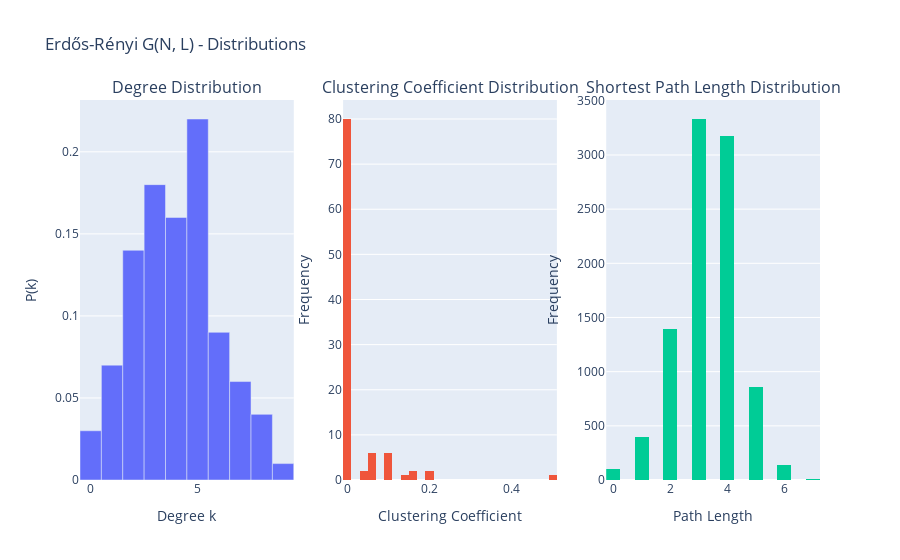
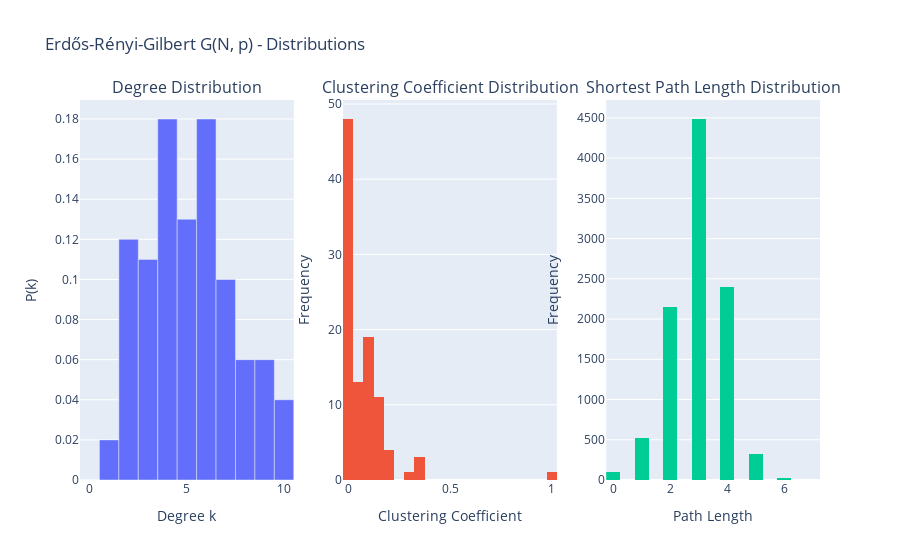
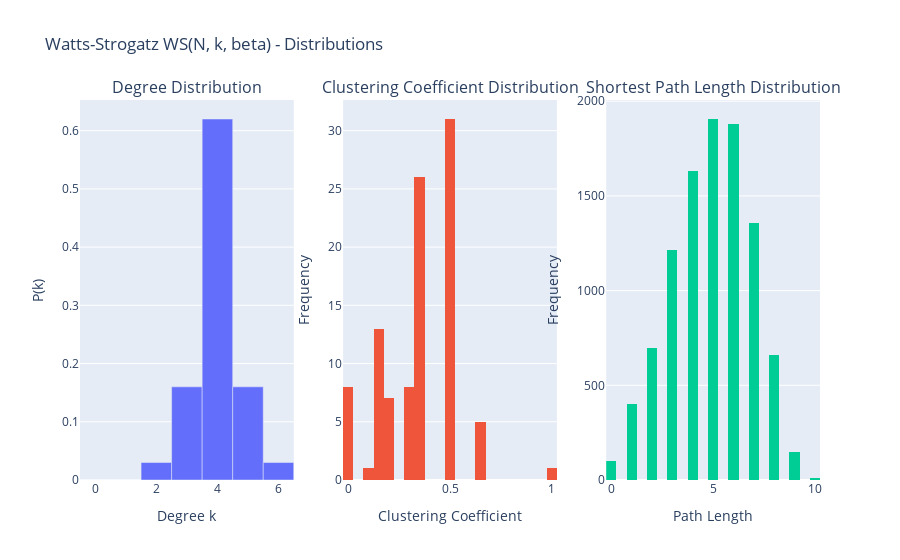

The notebook cell these images were saved under, in order:
### Markdown cell above
# Task 3

### Code cell
N = 100  # Number of nodes
L = 200  # Number of edges for Erdős-Rényi model G(N, L)
p = 0.05  # Probability for Erdős-Rényi-Gilbert model G(N, p)
k = 4  # Each node is connected to k nearest neighbors in ring topology for Watts-Strogatz model
beta = 0.1  # Rewiring probability for Watts-Strogatz model

G_gnl = erdos_renyi_gnl(N, L)
G_gnp = erdos_renyi_gnp(N, p)
G_ws = watts_strogatz(N, k, beta)

# Erdős-Rényi model
pk_gnl, avg_degree_gnl = degree_distribution(G_gnl)
clustering_values_gnl, avg_clustering_gnl = clustering_coefficients(G_gnl)
all_lengths_gnl, diameter_gnl, avg_path_length_gnl = shortest_paths(G_gnl)
print(f"Erdős-Rényi G(N, L) - Average Degree <k>: {avg_degree_gnl}")
print(f"Erdős-Rényi G(N, L) - Average Clustering Coefficient: {avg_clustering_gnl}")
print(f"Erdős-Rényi G(N, L) - Diameter: {diameter_gnl}")
print(f"Erdős-Rényi G(N, L) - Average Path Length: {avg_path_length_gnl}")
plot_distributions(pk_gnl, clustering_values_gnl, all_lengths_gnl, "Erdős-Rényi G(N, L)")

# Erdős-Rényi-Gilbert model
pk_gnp, avg_degree_gnp = degree_distribution(G_gnp)
clustering_values_gnp, avg_clustering_gnp = clustering_coefficients(G_gnp)
all_lengths_gnp, diameter_gnp, avg_path_length_gnp = shortest_paths(G_gnp)
print(f"Erdős-Rényi-Gilbert G(N, p) - Average Degree <k>: {avg_degree_gnp}")
print(f"Erdős-Rényi-Gilbert G(N, p) - Average Clustering Coefficient: {avg_clustering_gnp}")
print(f"Erdős-Rényi-Gilbert G(N, p) - Diameter: {diameter_gnp}")
print(f"Erdős-Rényi-Gilbert G(N, p) - Average Path Length: {avg_path_length_gnp}")
plot_distributions(pk_gnp, clustering_values_gnp, all_lengths_gnp, "Erdős-Rényi-Gilbert G(N, p)")

# Watts-Strogatz model
pk_ws, avg_degree_ws = degree_distribution(G_ws)
clustering_values_ws, avg_clustering_ws = clustering_coefficients(G_ws)
all_lengths_ws, diameter_ws, avg_path_length_ws = shortest_paths(G_ws)
print(f"Watts-Strogatz WS(N, k, beta) - Average Degree <k>: {avg_degree_ws}")
print(f"Watts-Strogatz WS(N, k, beta) - Average Clustering Coefficient: {avg_clustering_ws}")
print(f"Watts-Strogatz WS(N, k, beta) - Diameter: {diameter_ws}")
print(f"Watts-Strogatz WS(N, k, beta) - Average Path Length: {avg_path_length_ws}")
plot_distributions(pk_ws, clustering_values_ws, all_lengths_ws, "Watts-Strogatz WS(N, k, beta)")

### Figure 1 — Plotly figure (JSON) as saved in the notebook; plotly's stock layout.template omitted (floating-point values rounded to 4 significant figures; data arrays with more than 128 entries replaced by an {"elided": "..."} marker saying what was removed)
{"data": [{"type": "bar", "x": [0, 1, 2, 3, 4, 5, 6, 7, 8, 9], "xaxis": "x", "y": [0.03, 0.07, 0.14, 0.18, 0.16, 0.22, 0.09, 0.06, 0.04, 0.01], "yaxis": "y"}, {"nbinsx": 30, "type": "histogram", "x": [0, 0, 0.06667, 0, 0, 0.5, 0.06667, 0, 0, 0, 0, 0, 0.1667, 0, 0, 0, 0, 0, 0, 0, 0, 0, 0, 0, 0.1, 0.06667, 0.1, 0, 0.1333, 0.04762, 0, 0, 0, 0, 0, 0.06667, 0, 0, 0, 0.2, 0, 0, 0, 0.1667, 0, 0, 0, 0, 0, 0, 0, 0, 0, 0, 0, 0, 0, 0, 0, 0, 0, 0.1, 0, 0, 0, 0, 0, 0.09524, 0, 0, 0, 0.2, 0, 0, 0, 0, 0.1, 0, 0, 0, 0, 0, 0, 0.1, 0, 0, 0, 0.03571, 0, 0, 0, 0.05556, 0, 0, 0, 0, 0.06667, 0, 0, 0], "xaxis": "x2", "yaxis": "y2"}, {"nbinsx": 30, "type": "histogram", "x": {"elided": "9412 int values"}, "xaxis": "x3", "yaxis": "y3"}], "layout": {"annotations": [{"font": {"size": 16}, "showarrow": false, "text": "Degree Distribution", "x": 0.1444, "xanchor": "center", "xref": "paper", "y": 1, "yanchor": "bottom", "yref": "paper"}, {"font": {"size": 16}, "showarrow": false, "text": "Clustering Coefficient Distribution", "x": 0.5, "xanchor": "center", "xref": "paper", "y": 1, "yanchor": "bottom", "yref": "paper"}, {"font": {"size": 16}, "showarrow": false, "text": "Shortest Path Length Distribution", "x": 0.8556, "xanchor": "center", "xref": "paper", "y": 1, "yanchor": "bottom", "yref": "paper"}], "showlegend": false, "title": {"text": "Erdős-Rényi G(N, L) - Distributions"}, "xaxis": {"anchor": "y", "domain": [0, 0.2889], "title": {"text": "Degree k"}}, "xaxis2": {"anchor": "y2", "domain": [0.3556, 0.6444], "title": {"text": "Clustering Coefficient"}}, "xaxis3": {"anchor": "y3", "domain": [0.7111, 1], "title": {"text": "Path Length"}}, "yaxis": {"anchor": "x", "domain": [0, 1], "title": {"text": "P(k)"}}, "yaxis2": {"anchor": "x2", "domain": [0, 1], "title": {"text": "Frequency"}}, "yaxis3": {"anchor": "x3", "domain": [0, 1], "title": {"text": "Frequency"}}}}

### Figure 2 — Plotly figure (JSON) as saved in the notebook; plotly's stock layout.template omitted (floating-point values rounded to 4 significant figures; data arrays with more than 128 entries replaced by an {"elided": "..."} marker saying what was removed)
{"data": [{"type": "bar", "x": [0, 1, 2, 3, 4, 5, 6, 7, 8, 9, 10], "xaxis": "x", "y": [0, 0.02, 0.12, 0.11, 0.18, 0.13, 0.18, 0.1, 0.06, 0.06, 0.04], "yaxis": "y"}, {"nbinsx": 30, "type": "histogram", "x": [0, 0.1111, 0.1, 0, 0, 0, 0, 0, 0, 0.1, 0, 0.2, 0.08333, 0.1333, 0.1, 0.1, 0, 0, 0, 0.09524, 0, 0.06667, 0, 0, 0.1, 0.3, 0.03571, 0.1, 0, 0, 0.06667, 0.05556, 0.09524, 0.1333, 0, 0, 0, 0.05556, 0.1, 0.3333, 1, 0.3333, 0.02222, 0.1071, 0.09524, 0.1333, 0, 0, 0.1333, 0, 0, 0.1667, 0.04762, 0, 0.06667, 0.1333, 0.1429, 0, 0.08333, 0.1333, 0, 0.1333, 0.09524, 0.1786, 0.3333, 0, 0, 0, 0, 0, 0, 0.1071, 0, 0.04762, 0.05556, 0, 0.1, 0.2, 0.04444, 0, 0, 0, 0.04444, 0.04762, 0, 0.1071, 0, 0, 0.09524, 0.1667, 0, 0.2, 0, 0, 0.1667, 0, 0, 0, 0.04444, 0], "xaxis": "x2", "yaxis": "y2"}, {"nbinsx": 30, "type": "histogram", "x": {"elided": "10000 int values"}, "xaxis": "x3", "yaxis": "y3"}], "layout": {"annotations": [{"font": {"size": 16}, "showarrow": false, "text": "Degree Distribution", "x": 0.1444, "xanchor": "center", "xref": "paper", "y": 1, "yanchor": "bottom", "yref": "paper"}, {"font": {"size": 16}, "showarrow": false, "text": "Clustering Coefficient Distribution", "x": 0.5, "xanchor": "center", "xref": "paper", "y": 1, "yanchor": "bottom", "yref": "paper"}, {"font": {"size": 16}, "showarrow": false, "text": "Shortest Path Length Distribution", "x": 0.8556, "xanchor": "center", "xref": "paper", "y": 1, "yanchor": "bottom", "yref": "paper"}], "showlegend": false, "title": {"text": "Erdős-Rényi-Gilbert G(N, p) - Distributions"}, "xaxis": {"anchor": "y", "domain": [0, 0.2889], "title": {"text": "Degree k"}}, "xaxis2": {"anchor": "y2", "domain": [0.3556, 0.6444], "title": {"text": "Clustering Coefficient"}}, "xaxis3": {"anchor": "y3", "domain": [0.7111, 1], "title": {"text": "Path Length"}}, "yaxis": {"anchor": "x", "domain": [0, 1], "title": {"text": "P(k)"}}, "yaxis2": {"anchor": "x2", "domain": [0, 1], "title": {"text": "Frequency"}}, "yaxis3": {"anchor": "x3", "domain": [0, 1], "title": {"text": "Frequency"}}}}

### Figure 3 — Plotly figure (JSON) as saved in the notebook; plotly's stock layout.template omitted (floating-point values rounded to 4 significant figures; data arrays with more than 128 entries replaced by an {"elided": "..."} marker saying what was removed)
{"data": [{"type": "bar", "x": [0, 1, 2, 3, 4, 5, 6], "xaxis": "x", "y": [0, 0, 0.03, 0.16, 0.62, 0.16, 0.03], "yaxis": "y"}, {"nbinsx": 30, "type": "histogram", "x": [0.1667, 0.3333, 0.3333, 0.3, 0.5, 0.5, 0.3333, 0.2, 0.6667, 0.5, 0.3333, 0.1667, 0, 0.1667, 0.3333, 0.3333, 0.1667, 0, 0.3333, 0.3333, 0.1667, 0, 0.3333, 0.3333, 0.5, 0.5, 0.3, 0.5, 0.5, 0.5, 0.5, 0.3333, 0.1667, 0.3333, 0.3333, 0.5, 0.5, 0.3333, 0.1667, 0, 0.1667, 0.6667, 0.3, 0.1333, 0.1667, 0, 0.3333, 0.3333, 0.2, 0.3333, 0.3333, 0.5, 0.5, 0.5, 0.5, 0.2, 0.1, 0, 0.1667, 0.6667, 0.5, 0.3, 0.5, 0.3333, 0.1667, 1, 0.3333, 0.5, 0.5, 0.5, 0.5, 0.5, 0.5, 0.5, 0.5, 0.3333, 0.3333, 0.6667, 0.3, 0.3333, 0.2, 0.6667, 0.2, 0.2, 0.3, 0.5, 0.3333, 0.1667, 0, 0, 0.3333, 0.3333, 0.3, 0.5, 0.5, 0.5, 0.5, 0.3, 0.5, 0.2], "xaxis": "x2", "yaxis": "y2"}, {"nbinsx": 30, "type": "histogram", "x": {"elided": "10000 int values"}, "xaxis": "x3", "yaxis": "y3"}], "layout": {"annotations": [{"font": {"size": 16}, "showarrow": false, "text": "Degree Distribution", "x": 0.1444, "xanchor": "center", "xref": "paper", "y": 1, "yanchor": "bottom", "yref": "paper"}, {"font": {"size": 16}, "showarrow": false, "text": "Clustering Coefficient Distribution", "x": 0.5, "xanchor": "center", "xref": "paper", "y": 1, "yanchor": "bottom", "yref": "paper"}, {"font": {"size": 16}, "showarrow": false, "text": "Shortest Path Length Distribution", "x": 0.8556, "xanchor": "center", "xref": "paper", "y": 1, "yanchor": "bottom", "yref": "paper"}], "showlegend": false, "title": {"text": "Watts-Strogatz WS(N, k, beta) - Distributions"}, "xaxis": {"anchor": "y", "domain": [0, 0.2889], "title": {"text": "Degree k"}}, "xaxis2": {"anchor": "y2", "domain": [0.3556, 0.6444], "title": {"text": "Clustering Coefficient"}}, "xaxis3": {"anchor": "y3", "domain": [0.7111, 1], "title": {"text": "Path Length"}}, "yaxis": {"anchor": "x", "domain": [0, 1], "title": {"text": "P(k)"}}, "yaxis2": {"anchor": "x2", "domain": [0, 1], "title": {"text": "Frequency"}}, "yaxis3": {"anchor": "x3", "domain": [0, 1], "title": {"text": "Frequency"}}}}
